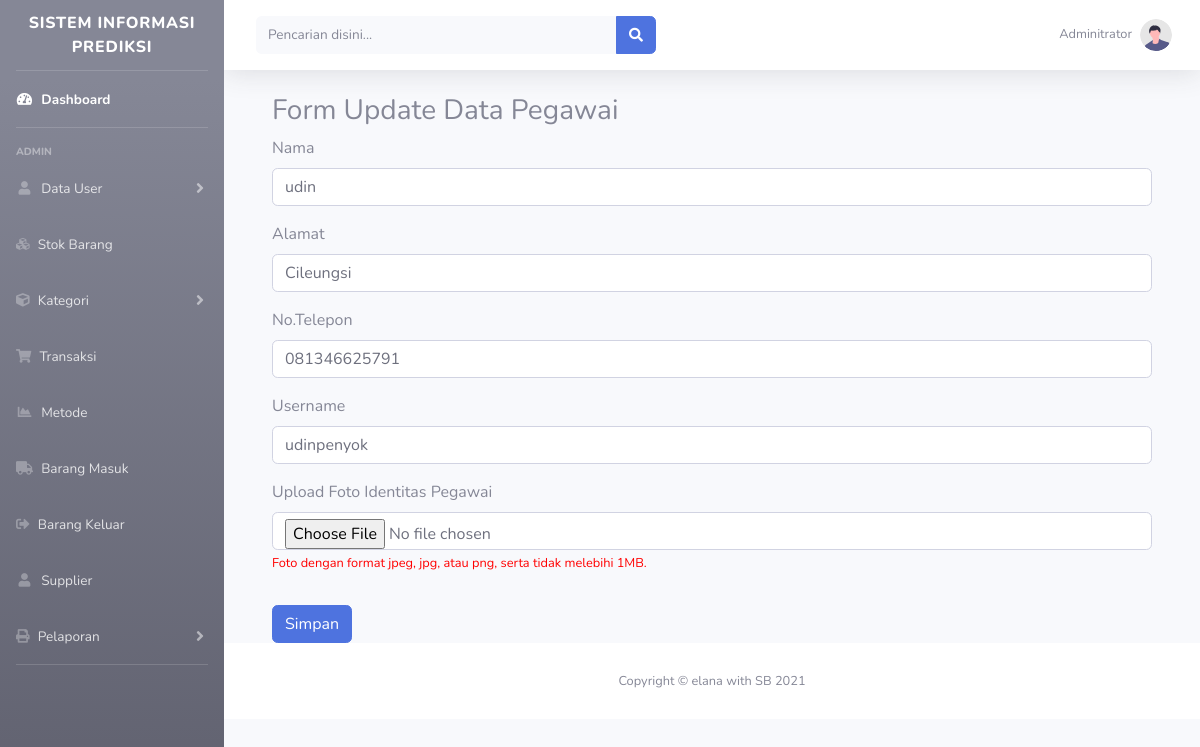
The page /index.php?halaman=pegawai&aksi=edit&id=1 (signed in) on the database its author committed.
### tables this page shows
CREATE TABLE `pegawai` (
  `id_pegawai` int(11) NOT NULL,
  `nama` varchar(100) NOT NULL,
  `foto` varchar(150) NOT NULL,
  `alamat` varchar(100) NOT NULL,
  `telp` varchar(20) NOT NULL,
  `username` varchar(50) NOT NULL,
  `password` varchar(50) NOT NULL
);

### page/pegawai/edit_pegawai.php (the view, shortened to what this page needs)
<div class="container-fluid">
    <div class="row">
        <div class="col-lg-12">
            <div class="box box-primary">
                <div class="box-header with-border">
                    <h3 class="box-title">Form Update Data Pegawai</h3>
                    <?php
                    $sql = mysqli_query($conn, "SELECT * FROM pegawai where id_pegawai = '$_GET[id]'") or die(mysqli_error());
                    $data = mysqli_fetch_array($sql);
                    ?>
                </div>
                <form role="form" method="post" enctype="multipart/form-data">
                    <div class=" box-body">
                        <div class="form-group">
                            <label for="exampleInputEmail1">Nama</label>
                            <input type="text" class="form-control" id="exampleInputEmail1" placeholder="Masukan Nama" name="nama" required value="<?= $data['nama'] ?>">
                        </div>
                        <div class="form-group">
                            <label for="exampleInputEmail1">Alamat</label>
                            <input type="text" class="form-control" id="exampleInputEmail1" placeholder="Masukan alamat" name="alamat" required value="<?= $data['alamat'] ?>">
                        </div>
                        <div class="form-group">
                            <label for="exampleInputEmail1">No.Telepon</label>
                            <input type="text" class="form-control" id="exampleInputEmail1" placeholder="Masukan nomor" name="telp" required value="<?= $data['telp'] ?>">
                        </div>
                        <div class="form-group">
                            <label for="exampleInputEmail1">Username</label>
                            <input type="text" class="form-control" id="exampleInputEmail1" placeholder="Masukan Username" name="username" required value="<?= $data['username'] ?>">
                        </div>
                        <div class="form-group">
                            <label for="identity">Upload Foto Identitas Pegawai</label>
                            <input type="file" required name="foto" class="form-control input-lgn" accept="images/*">
                            <small style="color: red">Foto dengan format jpeg, jpg, atau png, serta tidak melebihi 1MB.</small>
                            <div style="height:15px;"></div>
                        </div>
                    </div>
                    <div class="box-footer">
                        <button type="submit" class="btn btn-primary" name="simpan">Simpan</button>
                    </div>
                </form>
            </div>
        </div>
    </div>
</div>

### rows shown on the page
pegawai: nama "udin", alamat "Cileungsi", telp "081346625791", username "udinpenyok"
